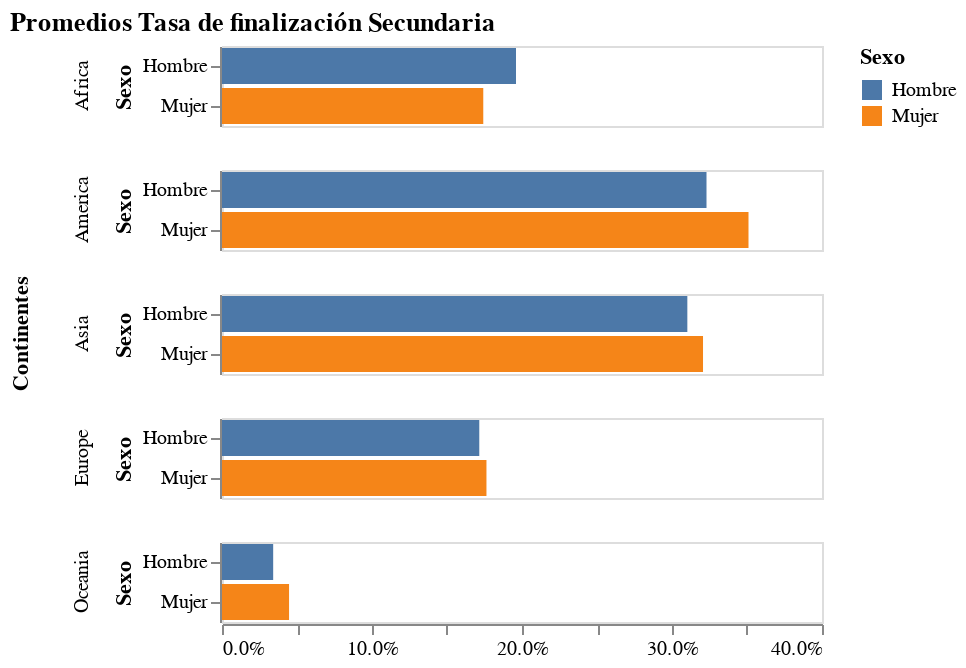

This figure's notebook cell:
### Code cell
Grafico_Finalización_Secundaria = alt.Chart(Promedios_Tasa_Finalización_Secundaria).mark_bar(tooltip=True).encode(
    x=alt.X("Porcentaje:Q", 
        title = "", 
        axis = alt.Axis(format='.1%', grid = False, )),
    y='Sexo:N',
    color='Sexo:N',
    row=alt.Row('Continentes'),
).transform_fold(
    as_=['Sexo', 'Porcentaje'],
    fold=['Hombre', 'Mujer']
).properties(
    title = f"Promedios Tasa de finalización Secundaria",
 
)#.configure_title(
  #  fontSize = 20,
  #  font = "Arial",
#).configure_view(
   # strokeWidth = 0,)

Grafico_Finalización_Secundaria

### Figure 1 — Vega-Lite specification as saved in the notebook (floating-point values rounded to 4 significant figures)
{"config": {"view": {"continuousWidth": 300, "continuousHeight": 300}}, "data": {"name": "data-28245204364a1b94ff6df79370e13f20"}, "mark": {"type": "bar", "tooltip": true}, "encoding": {"color": {"field": "Sexo", "type": "nominal"}, "row": {"field": "Continentes", "type": "nominal"}, "x": {"axis": {"format": ".1%", "grid": false}, "field": "Porcentaje", "title": "", "type": "quantitative"}, "y": {"field": "Sexo", "type": "nominal"}}, "title": "Promedios Tasa de finalización Secundaria", "transform": [{"fold": ["Hombre", "Mujer"], "as": ["Sexo", "Porcentaje"]}], "$schema": "https://vega.github.io/schema/vega-lite/v5.15.1.json", "datasets": {"data-28245204364a1b94ff6df79370e13f20": [{"Continentes": "Africa", "Hombre": 0.196, "Mujer": 0.1742}, {"Continentes": "America", "Hombre": 0.323, "Mujer": 0.351}, {"Continentes": "Asia", "Hombre": 0.3102, "Mujer": 0.3207}, {"Continentes": "Europe", "Hombre": 0.1715, "Mujer": 0.1763}, {"Continentes": "Oceania", "Hombre": 0.03412, "Mujer": 0.04471}]}}
